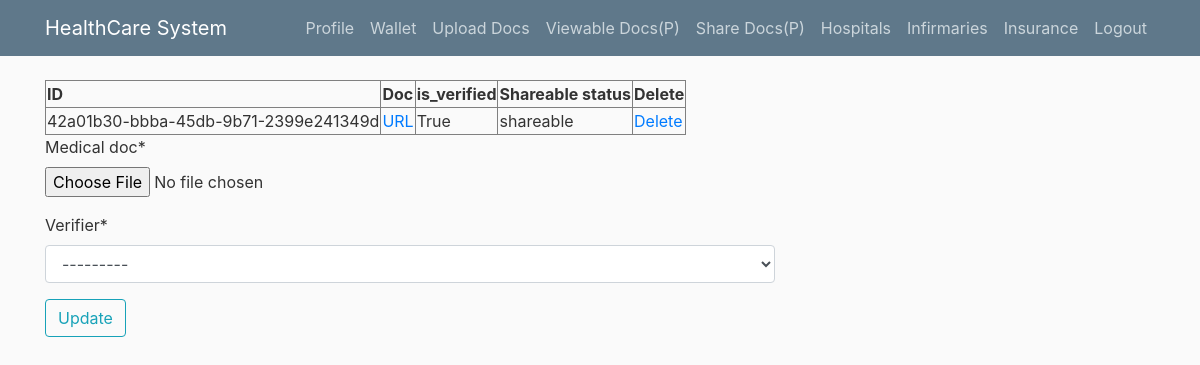
Page /upload_medical_doc/ (signed in) on the committed database.
### users/models.py (models this page shows, shortened)
class MedicalDocuments(models.Model):
    unique_id = models.UUIDField(default=uuid.uuid4, editable=False, unique=True)
    owner = models.ForeignKey(User_Auth,on_delete=models.CASCADE,null=True)
    medical_doc= models.FileField(upload_to='profile_pics',null=True, validators=[validate_file_extension, file_size])
    is_verified = models.BooleanField(default=False,null=True)
    verifier = models.ForeignKey(Hospital,on_delete=models.CASCADE,null=True)

### users/decorators.py (the view)
 def wrapper(request, login_url='xyz', *args, **kwargs):
  if not 'user' in request.session:
   return redirect("login")
  else:
   return function(request, *args, **kwargs)

### users/forms.py
class MedicalDocumentsForm(forms.ModelForm):
    class Meta:
      model = MedicalDocuments
      fields = ['medical_doc','verifier']

### users/models.py (called while the page is built)
    def __str__(self):
        return f'{self.user.email_id} Hospital'

### users/views.py (called while the page is built)
def is_user_verified(user_type , user_object):
    if user_type == 'Patient':
        return user_object.patient.is_verified
    elif user_type == 'Hospital':
        return user_object.hospital.is_verified
    elif user_type == 'Infirmary':
        return user_object.infirmary.is_verified
    elif user_type == 'InsuranceCompany':
        return user_object.insurancecompany.is_verified
    else:
        return False

### users/templates/users/upload_medical_doc.html (shortened to what this page needs)
{% extends "blog/base.html" %}
{% load crispy_forms_tags %}
{% block content %}
<htmL><head>
</head><body>
<div>
<table border="1">
    <tr>
        <th>ID</th>
        <th>Doc</th>
        <th>is_verified</th>
        <th>Shareable status </th>
        <th>Delete</th>
      </tr>
{% for ic in docs %}
<tr>
    <td>{{ic.unique_id}}</td>
    <td><a href="{{ic.medical_doc.url}}">URL</a></td>
    <td>{{ic.is_verified}}</td>
    {% if ic.is_verified %}
    <td>shareable   </td>
    {% else %}
    <td>Not shareable </td>
    {% endif %}
    <td><a href = "{% url 'delete_doc' ic.pk %}">Delete</a></td>
</tr>
{% endfor %}
</table>
</div>
<form method = "POST" enctype="multipart/form-data">
        {{form|crispy}}
    <div class="form-group">
        <button class="btn btn-outline-info" name="upload_doc">Update</button>
    </div>
</form>
{% endblock content %}

### blog/static/blog/main.css (style rules this page uses)
body { background: #fafafa; color: #333333; margin-top: 5rem; }

### rows in the picture
MedicalDocuments: unique_id "42a01b30-bbba-45db-9b71-2399e241349d", is_verified "True", shows "shareable"
